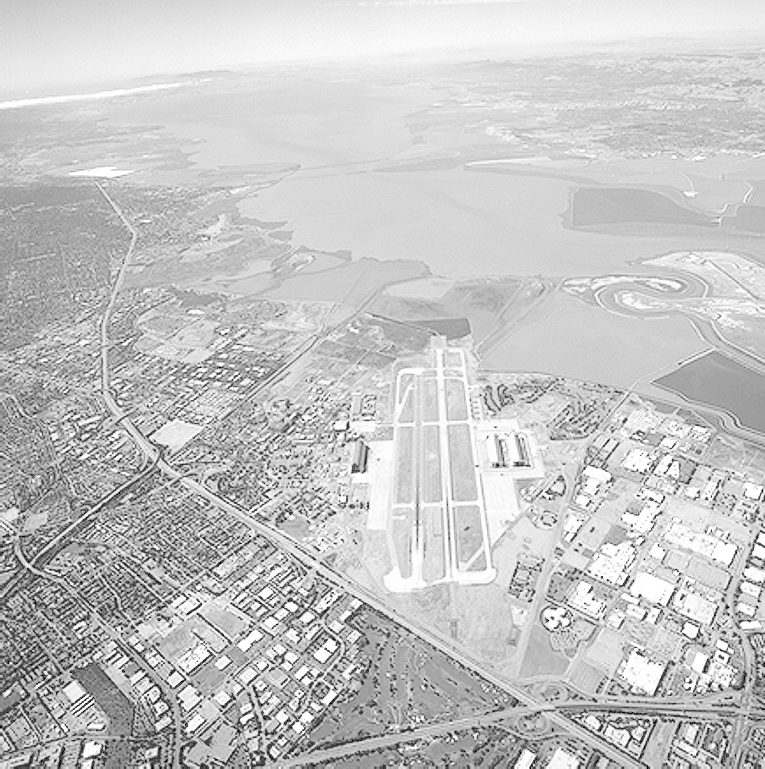
#> input picture IT5437---Computer-Vision/Q10/runway.png, 765 x 769 px
$ python Q10.py
#> lines starting #> are read from the running program, lines starting #| are printed output that depends on the picture
import cv2 as cv
import numpy as np
import matplotlib.pyplot as plt


# Part (a) – Manual Bilateral Filter

def bilateral_filter(img: np.ndarray,
                     diameter: int,
                     sigma_s: float,
                     sigma_r: float) -> np.ndarray:

    assert img.ndim == 2,        "Input must be grayscale."
    assert diameter % 2 == 1,   "Diameter must be odd."

    img_f  = img.astype(np.float64)
    radius = diameter // 2
    H, W   = img.shape
    out    = np.zeros_like(img_f)

    # Pre-compute spatial Gaussian weights for the kernel window
    ax  = np.arange(-radius, radius + 1, dtype=np.float64)
    xx, yy = np.meshgrid(ax, ax)
    spatial_w = np.exp(-(xx**2 + yy**2) / (2 * sigma_s**2))  # shape (d, d)

    # Pad image to handle borders
    img_pad = np.pad(img_f, radius, mode='reflect')

    for r in range(H):
        for c in range(W):
            # Extract local patch
            patch = img_pad[r: r + diameter,
                            c: c + diameter]          # shape (d, d)

            # Range (intensity) Gaussian weight
            diff    = patch - img_f[r, c]
            range_w = np.exp(-(diff**2) / (2 * sigma_r**2))

            # Combined bilateral weight
            w = spatial_w * range_w                   # element-wise

            # Normalized weighted sum
            out[r, c] = np.sum(w * patch) / np.sum(w)

    return np.clip(out, 0, 255).astype(np.uint8)


# Load image
img = cv.imread('runway.png', cv.IMREAD_GRAYSCALE)
#> img is the input picture: shape (769, 765); min 0, max 255, mean 197.1
assert img is not None, "Image not found."

# Use a smaller crop for the manual filter
H, W = img.shape
#> H = 769; W = 765
crop = img[H//4: 3*H//4, W//4: 3*W//4]   # centre crop to save time

print("Running manual bilateral filter (this may take ~30s on a large crop)…")
D, SS, SR = 9, 15, 40           # diameter, sigma_s, sigma_r
manual_bil = bilateral_filter(crop, diameter=D, sigma_s=SS, sigma_r=SR)
#> in bilateral_filter, `img_pad = np.pad(img_f, radius, mode='reflect')`:
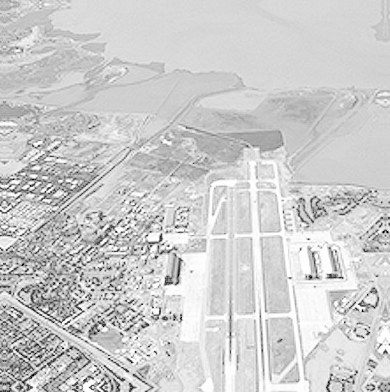
#> img_pad: shape (392, 390) float64; min 0, max 255, mean 204.1
#> after the loop in bilateral_filter, `for r in range(H):`:
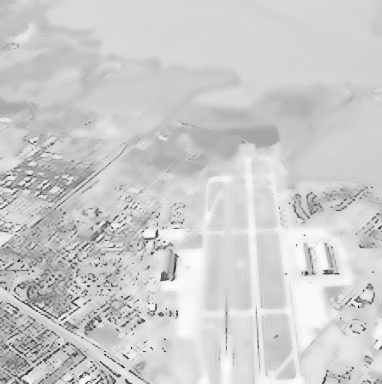
#> out: shape (384, 382) float64; min 9.82, max 253.1, mean 204.9
print("Done.")


# Part (b) – Gaussian Blur (OpenCV reference)

gauss_blur = cv.GaussianBlur(img, (D, D), sigmaX=SS)


# Part (c) – OpenCV bilateral filter (on full image + crop for comparison)

# cv.bilateralFilter(src, d, sigmaColor, sigmaSpace)
# sigmaColor = sigma_r,  sigmaSpace = sigma_s
cv_bil_full = cv.bilateralFilter(img,  d=D, sigmaColor=SR, sigmaSpace=SS)
cv_bil_crop = cv.bilateralFilter(crop, d=D, sigmaColor=SR, sigmaSpace=SS)


# Part (d) – Compare manual vs OpenCV bilateral (on the crop)

diff_crop = cv.absdiff(manual_bil, cv_bil_crop)
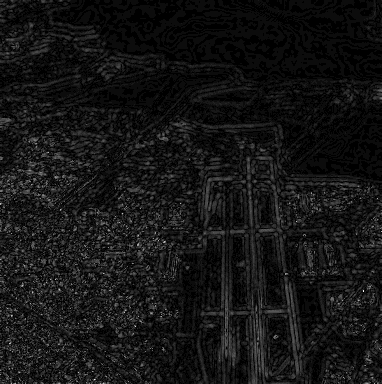
#> diff_crop: shape (384, 382); min 0, max 21, mean 1.7; drawn with min black and max white
print(f"Max pixel diff  manual vs cv.bilateralFilter: {diff_crop.max()}")
#| Max pixel diff  manual vs cv.bilateralFilter: 21
print(f"Mean pixel diff manual vs cv.bilateralFilter: {diff_crop.mean():.3f}")
#| Mean pixel diff manual vs cv.bilateralFilter: 1.703


# Plotting – full image comparison

fig, axes = plt.subplots(1, 3, figsize=(15, 5))
for ax, im, title in zip(axes,
    [img, gauss_blur, cv_bil_full],
    ['Original',
     f'Gaussian Blur\n(ksize={D}, σ={SS})',
     f'cv.bilateralFilter\n(d={D}, σs={SS}, σr={SR})']):
    ax.imshow(im, cmap='gray', vmin=0, vmax=255)
    ax.set_title(title, fontsize=11)
    ax.axis('off')
#> this loop made 3 passes
#> title on pass 1: 'Original'


plt.tight_layout()
plt.savefig('q10_full.png', dpi=150)
plt.show()

# Crop comparison: manual vs OpenCV bilateral
fig2, axes2 = plt.subplots(1, 4, figsize=(18, 5))
for ax, im, title in zip(axes2,
    [crop, manual_bil, cv_bil_crop, diff_crop],
    ['Original Crop',
     f'Manual Bilateral\n(d={D}, σs={SS}, σr={SR})',
     f'cv.bilateralFilter\n(d={D}, σs={SS}, σr={SR})',
     f'|Manual − CV|\nmax={diff_crop.max()}']):
    ax.imshow(im, cmap='gray', vmin=0, vmax=255)
    ax.set_title(title, fontsize=10)
    ax.axis('off')
#> this loop made 4 passes


plt.tight_layout()
plt.savefig('q10_crop.png', dpi=150)
plt.show()

# Edge preservation demo

def edge_strength(im):
    sx = cv.Sobel(im, cv.CV_32F, 1, 0, ksize=3)
    sy = cv.Sobel(im, cv.CV_32F, 0, 1, ksize=3)
    mag = np.sqrt(sx**2 + sy**2)
    return cv.normalize(mag, None, 0, 255, cv.NORM_MINMAX).astype(np.uint8)

fig3, axes3 = plt.subplots(1, 3, figsize=(15, 5))
for ax, im, title in zip(axes3,
    [edge_strength(img),
     edge_strength(gauss_blur),
     edge_strength(cv_bil_full)],
    ['Edge Map – Original',
     'Edge Map – Gaussian',
     'Edge Map – Bilateral']):
#> in edge_strength, `sy = cv.Sobel(im, cv.CV_32F, 0, 1, ksize=3)`:
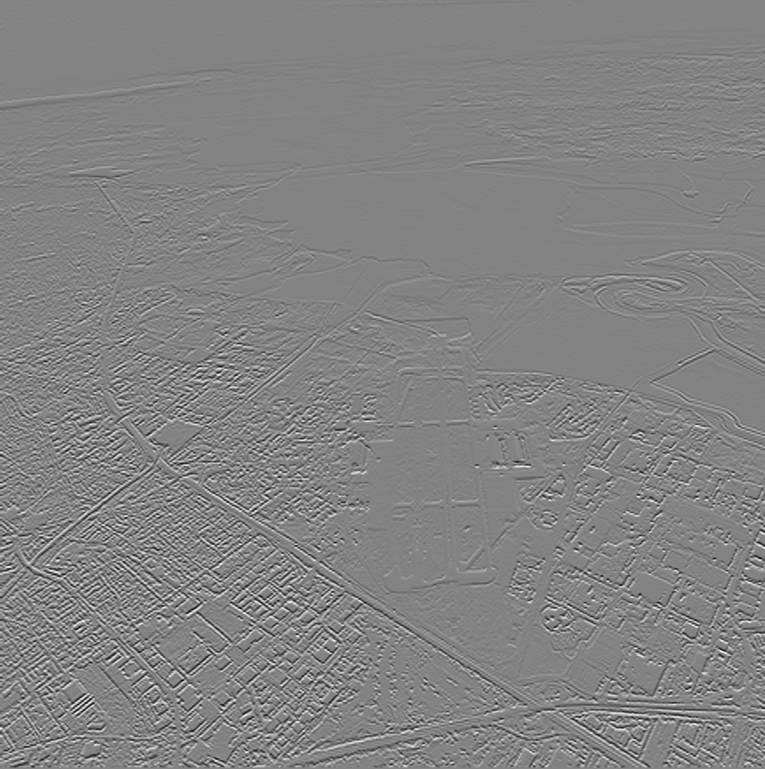
#> sy: shape (769, 765) float32; min -950, max 892, mean -0.7; drawn with min black and max white
#> in edge_strength, `mag = np.sqrt(sx**2 + sy**2)`:
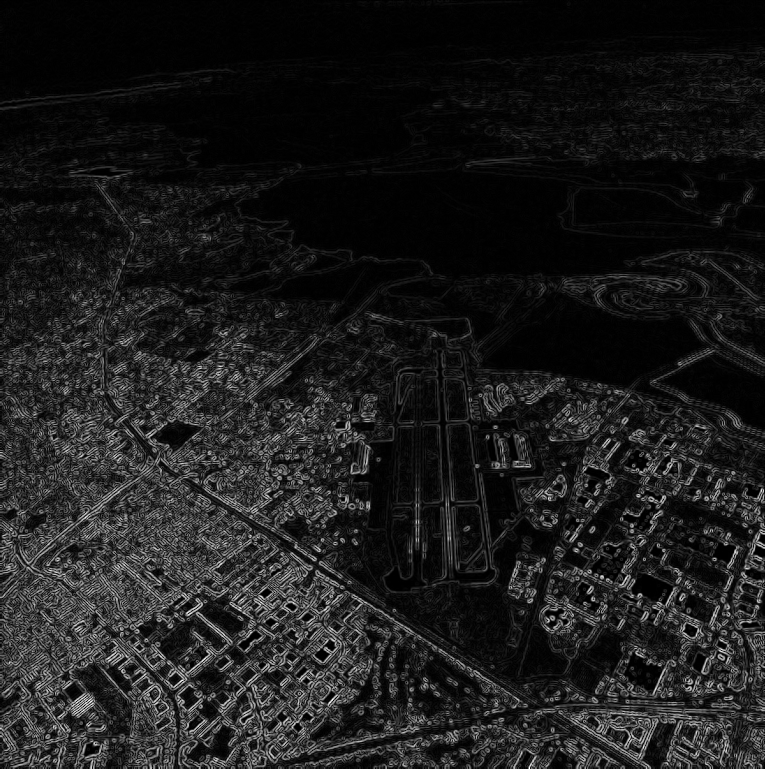
#> mag: shape (769, 765) float32; min 0, max 1020, mean 115.3; drawn with min black and max white
#> in edge_strength (call 2), `sx = cv.Sobel(im, cv.CV_32F, 1, 0, ksize=3)`:
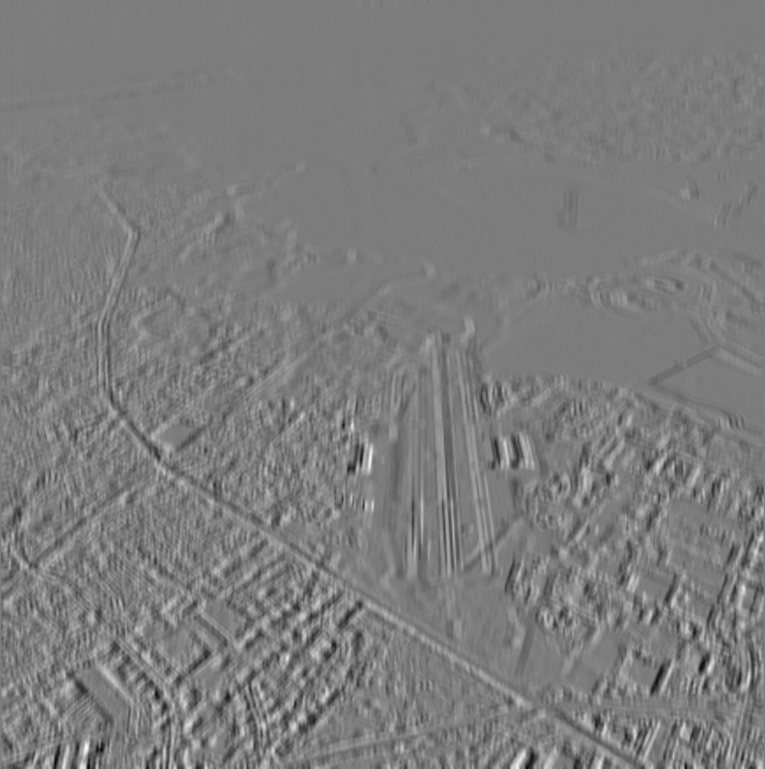
#> sx: shape (769, 765) float32; min -164, max 171, mean 0.2; drawn with min black and max white
    ax.imshow(im, cmap='hot')
    ax.set_title(title, fontsize=11)
    ax.axis('off')
#> this loop made 3 passes


plt.tight_layout()
plt.savefig('q10_edges.png', dpi=150)
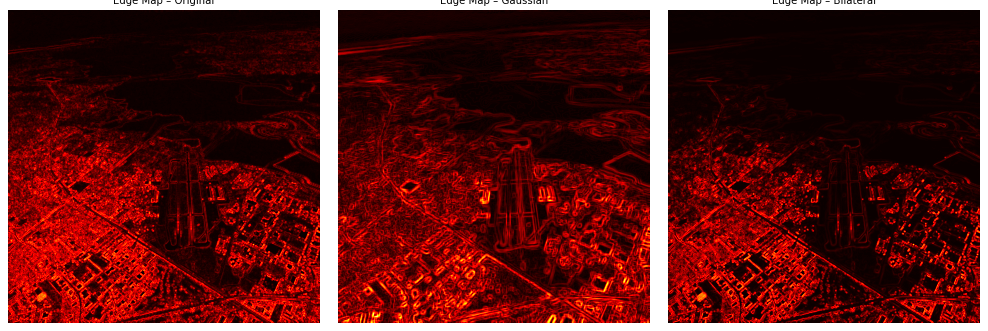
#> figure drawn by matplotlib, 3 panels
plt.show()
